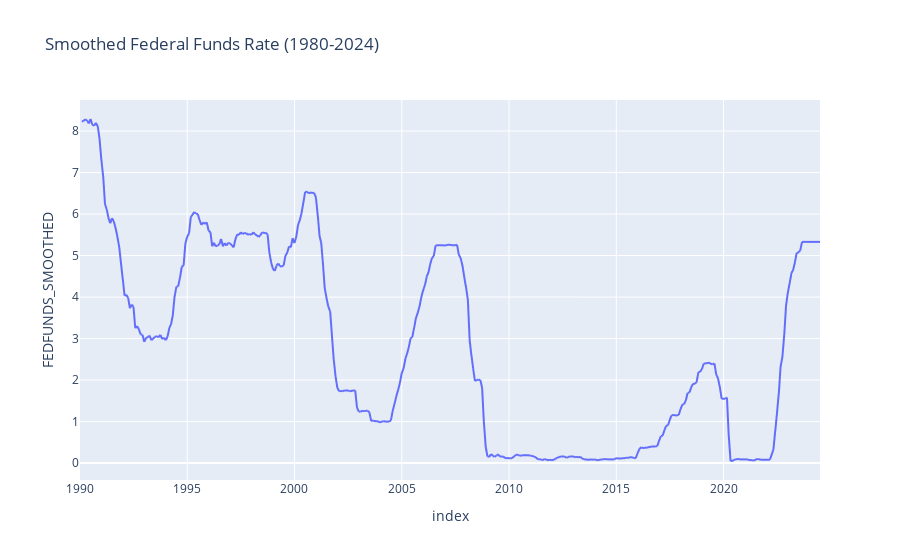

Notebook cell for this chart:
### Code cell
# Fetch the federal funds rate data

fed_funds_rate = fred.get_series('FEDFUNDS', observation_start=yield_start, observation_end=yield_end)

# Convert to DataFrame with date as index
fed_funds_rate = fed_funds_rate.to_frame('FEDFUNDS')

# Resample to daily frequency using forward fill to fill missing values
fed_funds_rate = fed_funds_rate.resample('D').ffill()

# Apply a rolling average to smooth out the curve
fed_funds_rate['FEDFUNDS_SMOOTHED'] = fed_funds_rate['FEDFUNDS'].rolling(window=30).mean()

# Plot the federal funds rate
fig = px.line(fed_funds_rate, x=fed_funds_rate.index, y='FEDFUNDS_SMOOTHED', title='Smoothed Federal Funds Rate (1980-2024)')
fig.show()

### Figure 1 — Plotly figure (JSON) as saved in the notebook; plotly's stock layout.template omitted (floating-point values rounded to 4 significant figures; data arrays with more than 128 entries replaced by an {"elided": "..."} marker saying what was removed)
{"data": [{"hovertemplate": "index=%{x}<br>FEDFUNDS_SMOOTHED=%{y}<extra></extra>", "legendgroup": "", "line": {"color": "#636efa", "dash": "solid"}, "marker": {"symbol": "circle"}, "mode": "lines", "name": "", "showlegend": false, "type": "scattergl", "x": {"elided": "12601 str values"}, "xaxis": "x", "y": {"elided": "12601 float values"}, "yaxis": "y"}], "layout": {"legend": {"tracegroupgap": 0}, "title": {"text": "Smoothed Federal Funds Rate (1980-2024)"}, "xaxis": {"anchor": "y", "domain": [0, 1], "title": {"text": "index"}}, "yaxis": {"anchor": "x", "domain": [0, 1], "title": {"text": "FEDFUNDS_SMOOTHED"}}}}
